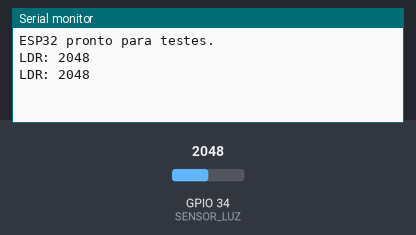
This sketch was run on a simulated ESP32. Parts: the last lines printed to the serial monitor. The inputs (shaded band) are chosen by the test bench; at power-on: GPIO 34 (SENSOR_LUZ) = 2048.

Above: at 1.8 s.
1.9 s: GPIO 34 (SENSOR_LUZ) set to 2866
At 2.8 s:
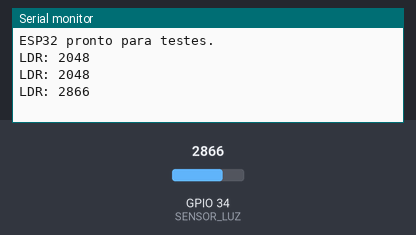
3.4 s: GPIO 34 (SENSOR_LUZ) set to 3603
At 4.7 s:
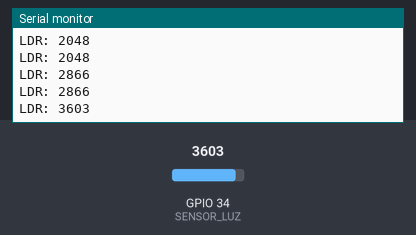
Timing chart, 0 to 6.4 s (numbered marks = the images above; inputs shaded):
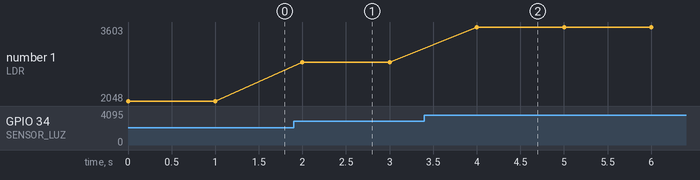

Measured:
- after the input at 1.9 s, the serial monitor: prints a new line after 0.10 s (image 1)
- after the input at 3.4 s, the serial monitor: prints a new line after 0.60 s (image 2)
- plotted number 1: 2048 → 2866 after the input at 1.9 s, 2866 → 3603 after the input at 3.4 s

The sketch:

serial_basico.ino
```cpp
// Exemplo DIDATICO recriado em 28/10/2026. Nao e o sketch historico da entrega.
// Etapa inicial: verificar o Monitor Serial e a leitura do sensor no GPIO 34.
const int SENSOR_LUZ = 34;

void setup() {
  Serial.begin(9600);
  pinMode(SENSOR_LUZ, INPUT);
  Serial.println("ESP32 pronto para testes.");
}

void loop() {
  Serial.print("LDR: ");
  Serial.println(analogRead(SENSOR_LUZ));
  delay(1000);
}
```
